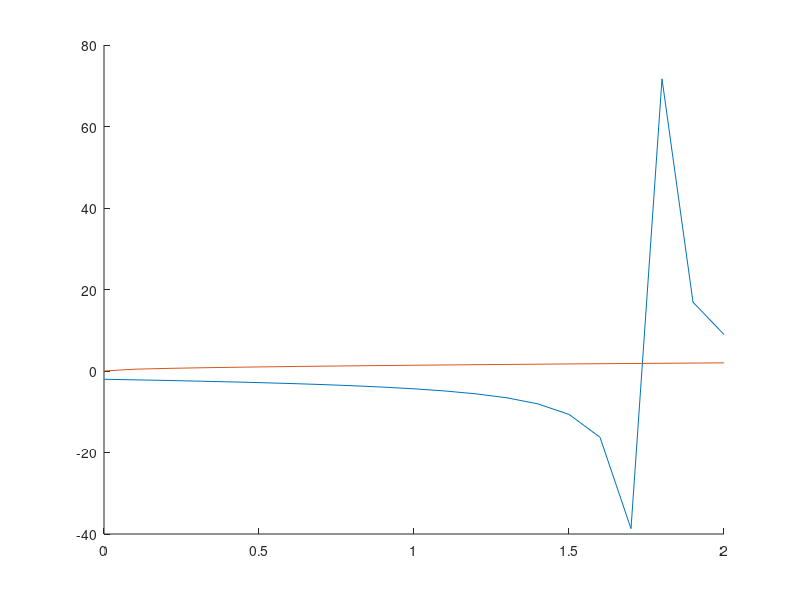

Reproduce this figure in MATLAB.
%% Find allowed energies
%Variables
m = 1;
hbar = 1;
V0 = 3;
a = 1;

E = 0:0.1:2;



l = sqrt(2.*m.*(V0 - E))/hbar;


figure;
hold on;
plot(E,l.*tan(l*a))
plot(E,sqrt(2*m*E)/hbar)